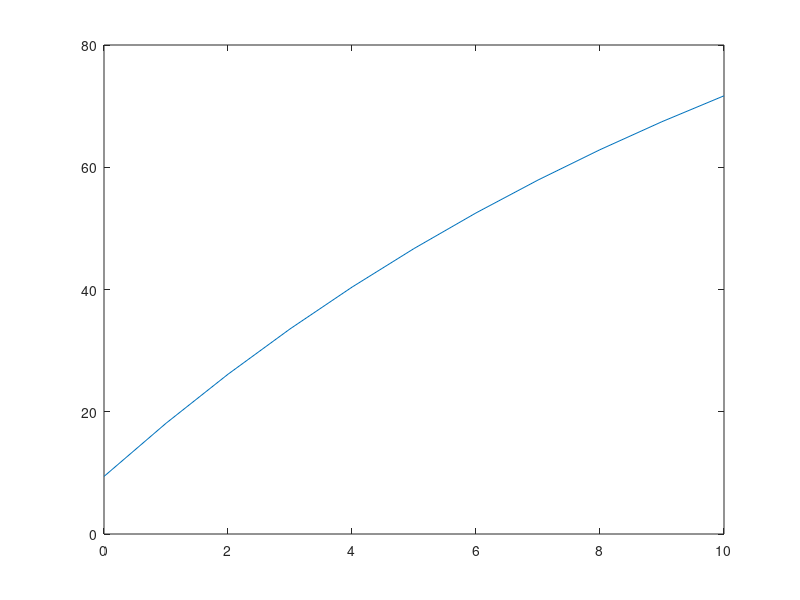

MATLAB code for this plot:
m = 50;
c = 4;
t = 10;

T = 0:t;
v = [];
g = 9.8;

for i = 1:length(T)
    v(i) = (m*g/c)*(1-exp(-c*i/m));
end

plot(T,v);